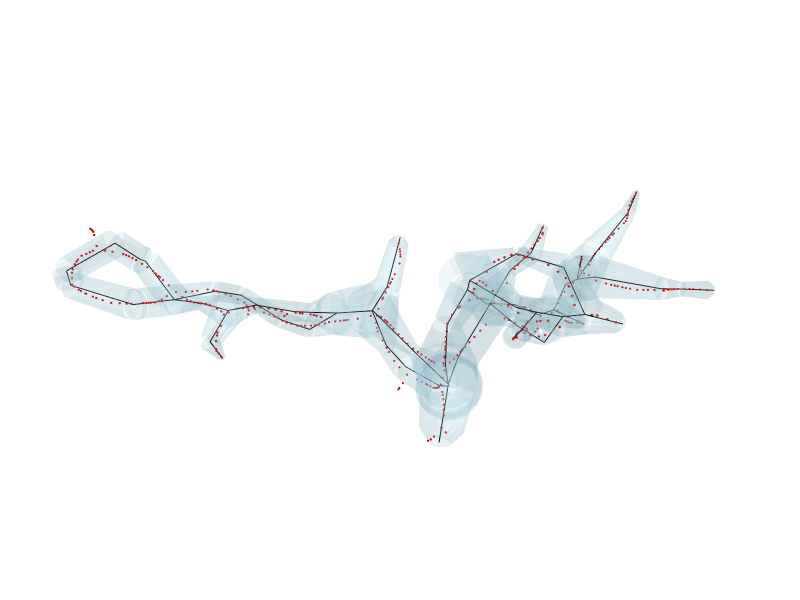

Here is the notebook cell this chart was saved with:
### Markdown cell above
## Morphology versus skeleton

Overlay the normalized morphology (translucent) with the original skeleton points.

### Code cell
skel_pointset = skeleton.to_point_set()

vs_fig: "go.Figure" = visualize_cable_3d(
    swc_model,
    opacity=0.2,
    title="",
    width=800,
    height=600,
    show_axes=False,
    orientation="horizontal",
    camera=camera,
    point_set=skel_pointset,
    point_color="red",
    point_size=model_length * 0.0015,
)
vs_filename = (
    f"{fig_out_dir}/TS{spine_idx}_mel{mel_tag}_"
    f"morph_vs_skel.pdf"
)
vs_fig.write_image(
    vs_filename,
    format="pdf",
    engine="kaleido",
    width=600,
    height=450,
    scale=pdf_scale,
)
vs_fig.show()

### Figure 1 — Plotly figure (JSON) as saved in the notebook; plotly's stock layout.template omitted (floating-point values rounded to 4 significant figures; data arrays with more than 128 entries replaced by an {"elided": "..."} marker saying what was removed)
{"data": [{"color": "lightblue", "flatshading": true, "i": {"elided": "2688 int values"}, "j": {"elided": "2688 int values"}, "k": {"elided": "2688 int values"}, "name": "frusta", "opacity": 0.2, "type": "mesh3d", "x": {"elided": "2688 float values"}, "y": {"elided": "2688 float values"}, "z": {"elided": "2688 float values"}}, {"line": {"color": "black", "width": 2}, "mode": "lines", "name": "centroid", "type": "scatter3d", "x": {"elided": "252 float values"}, "y": {"elided": "252 float values"}, "z": {"elided": "252 float values"}}, {"color": "red", "flatshading": true, "i": {"elided": "45120 int values"}, "j": {"elided": "45120 int values"}, "k": {"elided": "45120 int values"}, "name": "points", "opacity": 1, "type": "mesh3d", "x": {"elided": "23312 float values"}, "y": {"elided": "23312 float values"}, "z": {"elided": "23312 float values"}}], "layout": {"height": 600, "margin": {"b": 0, "l": 0, "r": 0, "t": 40}, "scene": {"aspectmode": "data", "camera": {"eye": {"x": 0.5206, "y": -0.228, "z": 1.636}, "up": {"x": -0.1623, "y": -0.9831, "z": -0.08536}}, "xaxis": {"visible": false}, "yaxis": {"visible": false}, "zaxis": {"visible": false}}, "showlegend": false, "title": {"text": ""}, "width": 800}}
